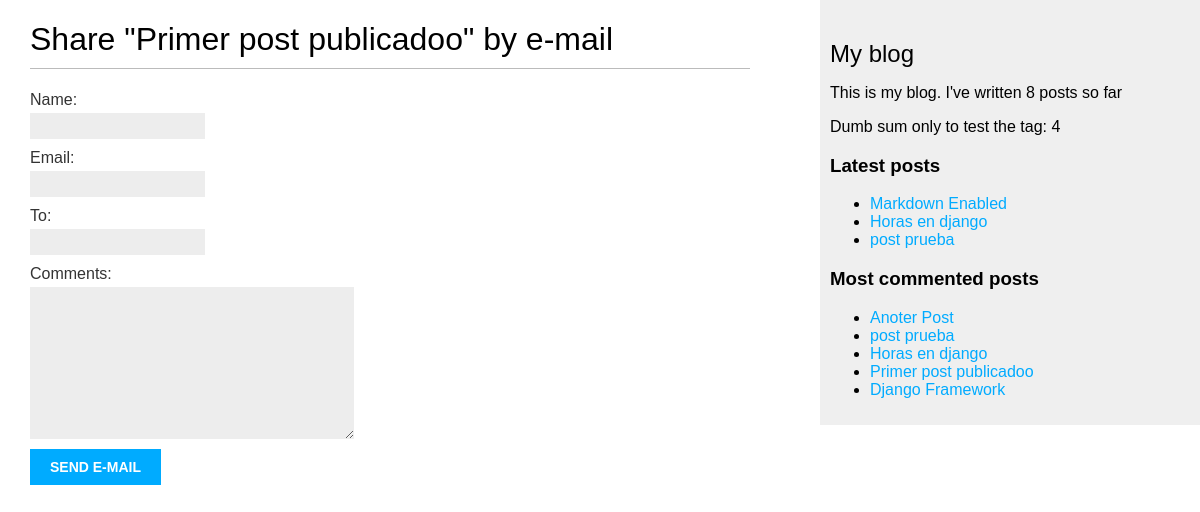
Screenshot of /blog/1/share/ with the database file from the repository.
### blog/models.py (models this page shows, shortened)
class Post(models.Model):
    tags = TaggableManager()
    class Status(models.TextChoices):
        DRAFT = "DF", "Draft"
        PUBLISHED = "PB", "Published"
    title = models.CharField(max_length=250)
    slug = models.SlugField(max_length=250,
                            unique_for_date='publish')
    author = models.ForeignKey(User,
                               on_delete=models.CASCADE,
                               related_name="blog_posts")
    body = models.TextField()
    publish = models.DateTimeField(default=timezone.now)
    created = models.DateTimeField(auto_now_add=True)
    updated = models.DateTimeField(auto_now=True)
    status = models.CharField(max_length=2,
                              choices=Status.choices,
                              default=Status.DRAFT)
    objects = models.Manager() #Manager por defecto
    published = PublishedManager() #Manager Personalizado creado arriba
    class Meta: #Metadata
        ordering = ['-publish']
        indexes = [
            models.Index(fields=['-publish'])
        ]
    def get_absolute_url(self):
        return reverse('blog:post_detail',
                       args=[self.publish.year,
                             self.publish.month,
                             self.publish.day,
                             self.slug
                             ])

### blog/views.py (the view)
def post_share(request, post_id):
    post = get_object_or_404(Post, id=post_id, status=Post.Status.PUBLISHED)
    sent = False
    if request.method == "POST":
        form = EmailPostForm(request.POST)
        if form.is_valid():
            cd = form.cleaned_data
            post_url = request.build_absolute_uri(
                post.get_absolute_url())
            subject = f"{cd['name']} recommends you read " \
                      f"{post.title}"
            message = f"Read {post.title} at {post_url}\n\n" \
                      f"{cd['name']}\'s comments: {cd['comments']}"
            send_mail(subject, message, 'your_account@gmail.com',
                      [cd['to']])
            sent = True
    else:
        form = EmailPostForm()
    return render(request, 'blog/post/share.html', {'post': post,
                                                                        'form': form, 'sent': sent})

### blog/forms.py
class EmailPostForm(forms.Form):
    name = forms.CharField(max_length=25)
    email = forms.EmailField()
    to = forms.EmailField()
    comments = forms.CharField(required=False,
                                widget=forms.Textarea)

### blog/models.py (called while the page is built)
    def get_queryset(self):
        return super().get_queryset().filter(status=Post.Status.PUBLISHED)

### blog/templatetags/blog_tags.py (called while the page is built)
@register.simple_tag()
def total_posts(): #Nombre de la etiqueta #Django utiliza el nombre de la funcion como el nombre de la etiqueta
    return Post.published.count()

@register.simple_tag(name="suma")
def sumita():
    return 2 + 2

@register.inclusion_tag('blog/post/latest_posts.html')
def show_latest_posts(count=5):
    latest_posts = Post.published.order_by("-publish")[:count]
    return {'latest_posts': latest_posts}

@register.simple_tag
def get_most_comented_posts(count=5):
    return Post.published.annotate(
        total_comments=Count('comments')
    ).order_by('-total_comments')[:count]

### blog/templates/blog/post/share.html (shortened to what this page needs)
{% extends "blog/base.html" %}
{% block content %}
    {% if sent %}
        <h1>E-mail successfully sent</h1>
            <p>
            "{{ post.title }}" was successfully sent to {{ form.cleaned_data.to }}.
            </p>
    {% else %}
            <h1>Share "{{ post.title }}" by e-mail</h1>
    <form method="post">
        {{ form.as_p }}
        <input type="submit" value="Send e-mail">
        </form>
    {% endif %}
    {% endblock %}

### blog/templates/blog/base.html (shortened to what this page needs)
{% load blog_tags %}
{% load static %}
<!DOCTYPE html>
<html>
<head>
  <link href="{% static "css/blog.css" %}" rel="stylesheet">
</head>
<body>
  <div id="content">
    {% block content %}
    {% endblock %}
  </div>
  <div id="sidebar">
    <h2>My blog</h2>
    <p>
        This is my blog.
        I've written {% total_posts %} posts so far
    </p>
      <p>
        Dumb sum only to test the tag:  {% suma %}
      </p>
      <h3>Latest posts</h3>
      {% show_latest_posts 3 %}
      <p>
          <h3> Most commented posts </h3>
            {% get_most_comented_posts as most_commented_posts %}
            <ul>
                {% for post in most_commented_posts %}
                    <li>
                        <a href="{{ post.get_absolute_url }}">{{ post.title }}</a>
                    </li>
                {% endfor %}
            </ul>
      </p>
  </div>
</body>
</html>

### blog/templates/blog/post/latest_posts.html
<ul>
    {% for post in latest_posts %}
        <li>
            <a href="{{ post.get_absolute_url }}">{{ post.title }}</a>
        </li>
    {% endfor %}
</ul>

### blog/static/css/blog.css (style rules this page uses)
body { margin:0; padding:0; font-family:helvetica, sans-serif; }
a { color:#00abff; text-decoration:none; }
h1 { font-weight:normal; border-bottom:1px solid #bbb; padding:0 0 10px 0; }
h2 { font-weight:normal; margin:30px 0 0; }
#content { float:left; width:60%; padding:0 0 0 30px; }
#sidebar { float:right; width:30%; padding:10px; background:#efefef; height:100%; }
label { float:left; clear:both; color:#333; margin-bottom:4px; }
input, textarea { clear:both; float:left; margin:0 0 10px; background:#ededed; border:0; padding:6px 10px; font-size:12px; }
input[type=submit] { font-weight:bold; background:#00abff; color:#fff; padding:10px 20px; font-size:14px; text-transform:uppercase; }

### rows the page displays
Post: title "Primer post publicadoo"
Post: title "Markdown Enabled"
Post: title "Horas en django"
Post: title "post prueba"
Post: title "Anoter Post"
Post: title "Django Framework"
